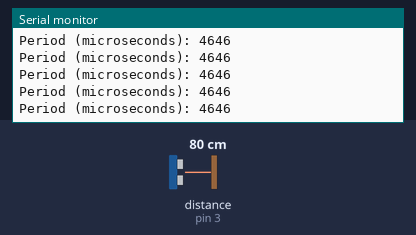
Bench run of a sketch on a simulated Arduino Uno, built with avr-gcc and run on an emulated ATmega328P. Shown: the last lines printed to the serial monitor. Wiring (inferred from the names in the program): ultrasonic range finder: trigger pin 2; echo pin 3. The inputs (shaded band) are chosen by the test bench; at power-on: distance to the obstacle (sensor on pin 3) 80 cm. The echo pulse lasts 58.3 µs per cm.

Above: at 1.2 s.
1.3 s: distance to the obstacle (sensor on pin 3) set to 2 cm
At 2.4 s:
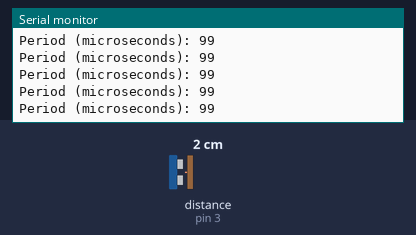
4.3 s: distance to the obstacle (sensor on pin 3) set to 4 cm
At 5.4 s:
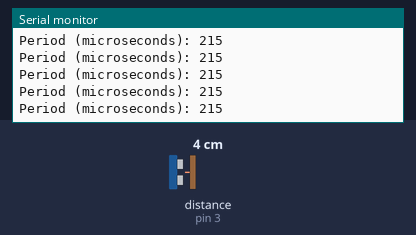
7.3 s: distance to the obstacle (sensor on pin 3) set to 18 cm
At 7.9 s:
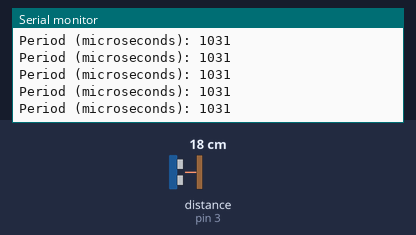
10.3 s: distance to the obstacle (sensor on pin 3) set to 9 cm
At 11.4 s:
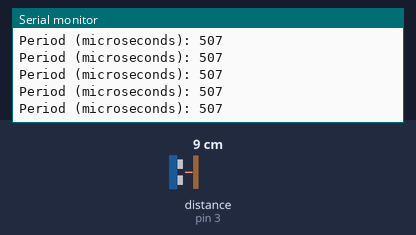
13.3 s: distance to the obstacle (sensor on pin 3) set to 35 cm
At 14.4 s:
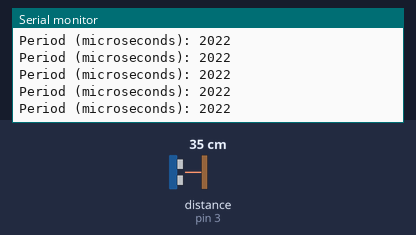
19.3 s: distance to the obstacle (sensor on pin 3) set to 250 cm
At 20.4 s:
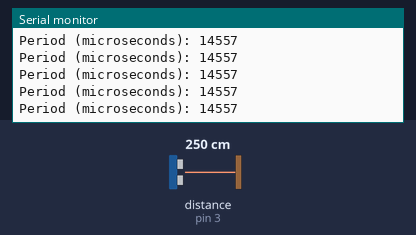
Timing chart, 0 to 22.3 s (numbered marks = the images above; inputs shaded):
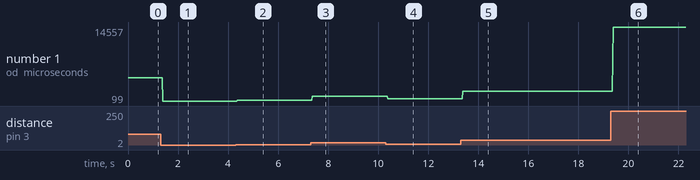

Measured:
- after the input at 1.3 s, the serial monitor: prints a new line after 0.09 s (image 1)
- after the input at 4.3 s, the serial monitor: prints a new line after 0.07 s (image 2)
- after the input at 7.3 s, the serial monitor: prints a new line after 0.07 s (image 3)
- after the input at 10.3 s, the serial monitor: prints a new line after 0.08 s (image 4)
- after the input at 13.3 s, the serial monitor: prints a new line after 0.08 s (image 5)
- after the input at 19.3 s, the serial monitor: prints a new line after 0.09 s (image 6)
- plotted number 1: 4646 → 99 after the input at 1.3 s, 99 → 215 after the input at 4.3 s, 215 → 1031 after the input at 7.3 s, 1031 → 507 after the input at 10.3 s, 507 → 2022 after the input at 13.3 s

The sketch:

ultrasonic_calibration.ino
```cpp
/**
 * The digital pin that receives input from the ultrasonic sensor.
*/
const int trigPin = 2;
/**
 * The digital pin that sends output to the ultrasonic sensor.
*/
const int echoPin = 3;
void setup() {
  pinMode(echoPin, INPUT);  // Register echoPin for receiving input
  pinMode(trigPin, OUTPUT);  // Register trigPin for sending output
  Serial.begin(9600);  // Begin serial communication to receive data from the ultrasonic sensor
}
void loop() {
  // Send a short low pulse to ensure a clean high one.
  digitalWrite(trigPin, LOW);
  delayMicroseconds(2);
  // Send a ten-second high pulse.
  digitalWrite(trigPin, HIGH);
  delayMicroseconds(10);
  digitalWrite(trigPin, LOW);
  // Read the high pulse and print out its duration.
  const long duration = pulseIn(echoPin, HIGH);
  Serial.print("Period (microseconds): ");
  Serial.println(duration);
}
```
